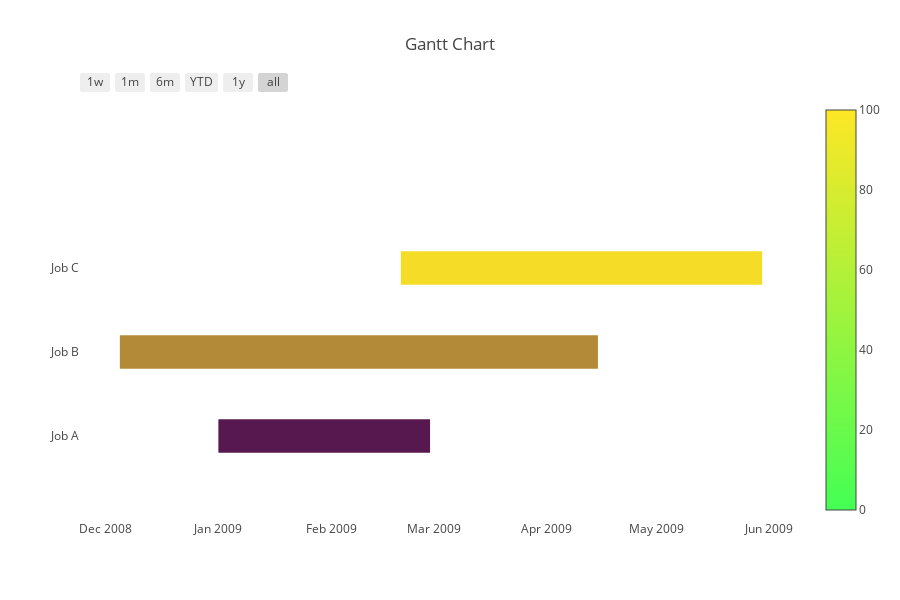

Notebook code cell kept with this figure:
### Markdown cell above
# Index by Numeric Variable

### Code cell
import plotly.figure_factory as ff

df = [dict(Task="Job A", Start='2009-01-01', Finish='2009-02-28', Complete=10),
      dict(Task="Job B", Start='2008-12-05', Finish='2009-04-15', Complete=60),
      dict(Task="Job C", Start='2009-02-20', Finish='2009-05-30', Complete=95)]

fig = ff.create_gantt(df, colors='Viridis', index_col='Complete', show_colorbar=True)
pyo.iplot(fig, filename='gantt-numeric-variable')

### Figure 1 — Plotly figure (JSON) as saved in the notebook; plotly's stock layout.template omitted (floating-point values rounded to 4 significant figures)
{"data": [{"marker": {"color": "white"}, "name": "", "type": "scatter", "uid": "ce30cfde-3aeb-47f6-ae0c-5953a3780b84", "x": ["2009-01-01", "2009-02-28"], "y": [0, 0]}, {"marker": {"color": "white"}, "name": "", "type": "scatter", "uid": "348b4281-3a0d-43f9-bdc7-6b377c75a275", "x": ["2008-12-05", "2009-04-15"], "y": [1, 1]}, {"marker": {"color": "white"}, "name": "", "type": "scatter", "uid": "3e0d9073-c607-44c1-b58d-f05d337f82c2", "x": ["2009-02-20", "2009-05-30"], "y": [2, 2]}, {"marker": {"cmax": 100, "cmin": 0, "color": "white", "colorscale": [[0, "rgb(68.0, 1.0, 84.0)"], [1, "rgb(253.0, 231.0, 37.0)"]], "showscale": true}, "name": "", "type": "scatter", "uid": "46206545-e545-4ef4-8af3-909db8fabba9", "x": ["2009-02-20", "2009-02-20"], "y": [2, 2]}], "layout": {"height": 600, "hovermode": "closest", "shapes": [{"fillcolor": "rgb(86.5, 24.0, 79.3)", "line": {"width": 0}, "opacity": 1, "type": "rect", "x0": "2009-01-01", "x1": "2009-02-28", "xref": "x", "y0": -0.2, "y1": 0.2, "yref": "y"}, {"fillcolor": "rgb(179.0, 139.0, 55.8)", "line": {"width": 0}, "opacity": 1, "type": "rect", "x0": "2008-12-05", "x1": "2009-04-15", "xref": "x", "y0": 0.8, "y1": 1.2, "yref": "y"}, {"fillcolor": "rgb(243.75, 219.5, 39.35)", "line": {"width": 0}, "opacity": 1, "type": "rect", "x0": "2009-02-20", "x1": "2009-05-30", "xref": "x", "y0": 1.8, "y1": 2.2, "yref": "y"}], "showlegend": false, "title": {"text": "Gantt Chart"}, "width": 900, "xaxis": {"rangeselector": {"buttons": [{"count": 7, "label": "1w", "step": "day", "stepmode": "backward"}, {"count": 1, "label": "1m", "step": "month", "stepmode": "backward"}, {"count": 6, "label": "6m", "step": "month", "stepmode": "backward"}, {"count": 1, "label": "YTD", "step": "year", "stepmode": "todate"}, {"count": 1, "label": "1y", "step": "year", "stepmode": "backward"}, {"step": "all"}]}, "showgrid": false, "type": "date", "zeroline": false}, "yaxis": {"autorange": false, "range": [-1, 4], "showgrid": false, "ticktext": ["Job A", "Job B", "Job C"], "tickvals": [0, 1, 2], "zeroline": false}}}
